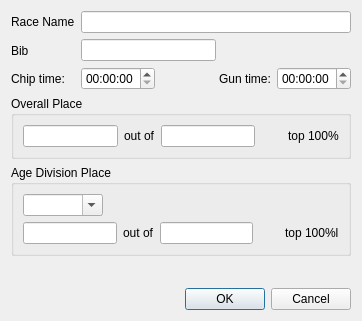
<?xml version="1.0" encoding="UTF-8"?>
<ui version="4.0">
 <class>RaceInfoDialog</class>
 <widget class="QDialog" name="RaceInfoDialog">
  <property name="geometry">
   <rect>
    <x>0</x>
    <y>0</y>
    <width>358</width>
    <height>321</height>
   </rect>
  </property>
  <property name="windowTitle">
   <string>Dialog</string>
  </property>
  <layout class="QGridLayout" name="gridLayout">
   <item row="0" column="0">
    <layout class="QHBoxLayout" name="horizontalLayout_3">
     <item>
      <layout class="QVBoxLayout" name="verticalLayout_2">
       <item>
        <widget class="QLabel" name="label_7">
         <property name="styleSheet">
          <string>QFrame { background:none}</string>
         </property>
         <property name="text">
          <string>Race Name</string>
         </property>
        </widget>
       </item>
       <item>
        <widget class="QLabel" name="label">
         <property name="styleSheet">
          <string>QFrame { background:none}</string>
         </property>
         <property name="text">
          <string>Bib</string>
         </property>
        </widget>
       </item>
       <item>
        <widget class="QLabel" name="label_5">
         <property name="styleSheet">
          <string>QFrame { background:none}</string>
         </property>
         <property name="text">
          <string>Chip time:</string>
         </property>
        </widget>
       </item>
      </layout>
     </item>
     <item>
      <layout class="QVBoxLayout" name="verticalLayout">
       <item>
        <widget class="QLineEdit" name="raceNameLineEdit"/>
       </item>
       <item>
        <layout class="QHBoxLayout" name="horizontalLayout">
         <item>
          <widget class="QLineEdit" name="bibLineEdit"/>
         </item>
         <item>
          <spacer name="horizontalSpacer">
           <property name="orientation">
            <enum>Qt::Horizontal</enum>
           </property>
           <property name="sizeHint" stdset="0">
            <size>
             <width>40</width>
             <height>20</height>
            </size>
           </property>
          </spacer>
         </item>
        </layout>
       </item>
       <item>
        <layout class="QHBoxLayout" name="horizontalLayout_2">
         <item>
          <widget class="QTimeEdit" name="chipTimeEdit">
           <property name="displayFormat">
            <string>HH:mm:ss</string>
           </property>
          </widget>
         </item>
         <item>
          <spacer name="horizontalSpacer_2">
           <property name="orientation">
            <enum>Qt::Horizontal</enum>
           </property>
           <property name="sizeHint" stdset="0">
            <size>
             <width>40</width>
             <height>20</height>
            </size>
           </property>
          </spacer>
         </item>
         <item>
          <widget class="QLabel" name="label_6">
           <property name="styleSheet">
            <string>QFrame { background:none}</string>
           </property>
           <property name="text">
            <string>Gun time:</string>
           </property>
          </widget>
         </item>
         <item>
          <widget class="QTimeEdit" name="gunTimeEdit">
           <property name="displayFormat">
            <string>HH:mm:ss</string>
           </property>
          </widget>
         </item>
        </layout>
       </item>
      </layout>
     </item>
    </layout>
   </item>
   <item row="1" column="0">
    <widget class="QGroupBox" name="groupBox">
     <property name="title">
      <string>Overall Place</string>
     </property>
     <layout class="QGridLayout" name="_7">
      <item row="0" column="0">
       <layout class="QHBoxLayout" name="_8">
        <item>
         <widget class="QLineEdit" name="overallPlaceLineEdit"/>
        </item>
        <item>
         <widget class="QLabel" name="label_2">
          <property name="styleSheet">
           <string>QFrame { background:none}</string>
          </property>
          <property name="text">
           <string>out of</string>
          </property>
         </widget>
        </item>
        <item>
         <widget class="QLineEdit" name="overallNumLineEdit"/>
        </item>
        <item>
         <spacer>
          <property name="orientation">
           <enum>Qt::Horizontal</enum>
          </property>
          <property name="sizeHint" stdset="0">
           <size>
            <width>40</width>
            <height>20</height>
           </size>
          </property>
         </spacer>
        </item>
        <item>
         <widget class="QLabel" name="overallPercentLabel">
          <property name="styleSheet">
           <string>QFrame { background:none}</string>
          </property>
          <property name="text">
           <string>top 100%</string>
          </property>
         </widget>
        </item>
       </layout>
      </item>
     </layout>
    </widget>
   </item>
   <item row="2" column="0">
    <widget class="QGroupBox" name="groupBox_2">
     <property name="title">
      <string>Age Division Place</string>
     </property>
     <layout class="QGridLayout">
      <item row="0" column="0">
       <layout class="QHBoxLayout" name="_2">
        <item>
         <widget class="QComboBox" name="divComboBox">
          <property name="minimumSize">
           <size>
            <width>80</width>
            <height>0</height>
           </size>
          </property>
          <property name="styleSheet">
           <string>QFrame { background:none}</string>
          </property>
          <property name="editable">
           <bool>true</bool>
          </property>
          <property name="insertPolicy">
           <enum>QComboBox::InsertAlphabetically</enum>
          </property>
         </widget>
        </item>
        <item>
         <spacer>
          <property name="orientation">
           <enum>Qt::Horizontal</enum>
          </property>
          <property name="sizeHint" stdset="0">
           <size>
            <width>40</width>
            <height>20</height>
           </size>
          </property>
         </spacer>
        </item>
       </layout>
      </item>
      <item row="1" column="0">
       <layout class="QHBoxLayout" name="_3">
        <item>
         <widget class="QLineEdit" name="divPlaceLineEdit"/>
        </item>
        <item>
         <widget class="QLabel" name="label_3">
          <property name="styleSheet">
           <string>QFrame { background:none}</string>
          </property>
          <property name="text">
           <string>out of</string>
          </property>
         </widget>
        </item>
        <item>
         <widget class="QLineEdit" name="divNumLineEdit"/>
        </item>
        <item>
         <spacer>
          <property name="orientation">
           <enum>Qt::Horizontal</enum>
          </property>
          <property name="sizeHint" stdset="0">
           <size>
            <width>40</width>
            <height>20</height>
           </size>
          </property>
         </spacer>
        </item>
        <item>
         <widget class="QLabel" name="divisionPercentLabel">
          <property name="styleSheet">
           <string>QFrame { background:none}</string>
          </property>
          <property name="text">
           <string>top 100%l</string>
          </property>
         </widget>
        </item>
       </layout>
      </item>
     </layout>
    </widget>
   </item>
   <item row="3" column="0">
    <spacer name="spacer">
     <property name="orientation">
      <enum>Qt::Vertical</enum>
     </property>
     <property name="sizeHint" stdset="0">
      <size>
       <width>340</width>
       <height>40</height>
      </size>
     </property>
    </spacer>
   </item>
   <item row="4" column="0">
    <layout class="QHBoxLayout" name="_4">
     <item>
      <spacer>
       <property name="orientation">
        <enum>Qt::Horizontal</enum>
       </property>
       <property name="sizeHint" stdset="0">
        <size>
         <width>40</width>
         <height>20</height>
        </size>
       </property>
      </spacer>
     </item>
     <item>
      <widget class="QDialogButtonBox" name="buttonBox">
       <property name="standardButtons">
        <set>QDialogButtonBox::Cancel|QDialogButtonBox::Ok</set>
       </property>
      </widget>
     </item>
    </layout>
   </item>
  </layout>
 </widget>
 <resources/>
 <connections>
  <connection>
   <sender>buttonBox</sender>
   <signal>accepted()</signal>
   <receiver>RaceInfoDialog</receiver>
   <slot>accept()</slot>
   <hints>
    <hint type="sourcelabel">
     <x>218</x>
     <y>305</y>
    </hint>
    <hint type="destinationlabel">
     <x>42</x>
     <y>281</y>
    </hint>
   </hints>
  </connection>
  <connection>
   <sender>buttonBox</sender>
   <signal>rejected()</signal>
   <receiver>RaceInfoDialog</receiver>
   <slot>reject()</slot>
   <hints>
    <hint type="sourcelabel">
     <x>204</x>
     <y>304</y>
    </hint>
    <hint type="destinationlabel">
     <x>116</x>
     <y>298</y>
    </hint>
   </hints>
  </connection>
 </connections>
</ui>
